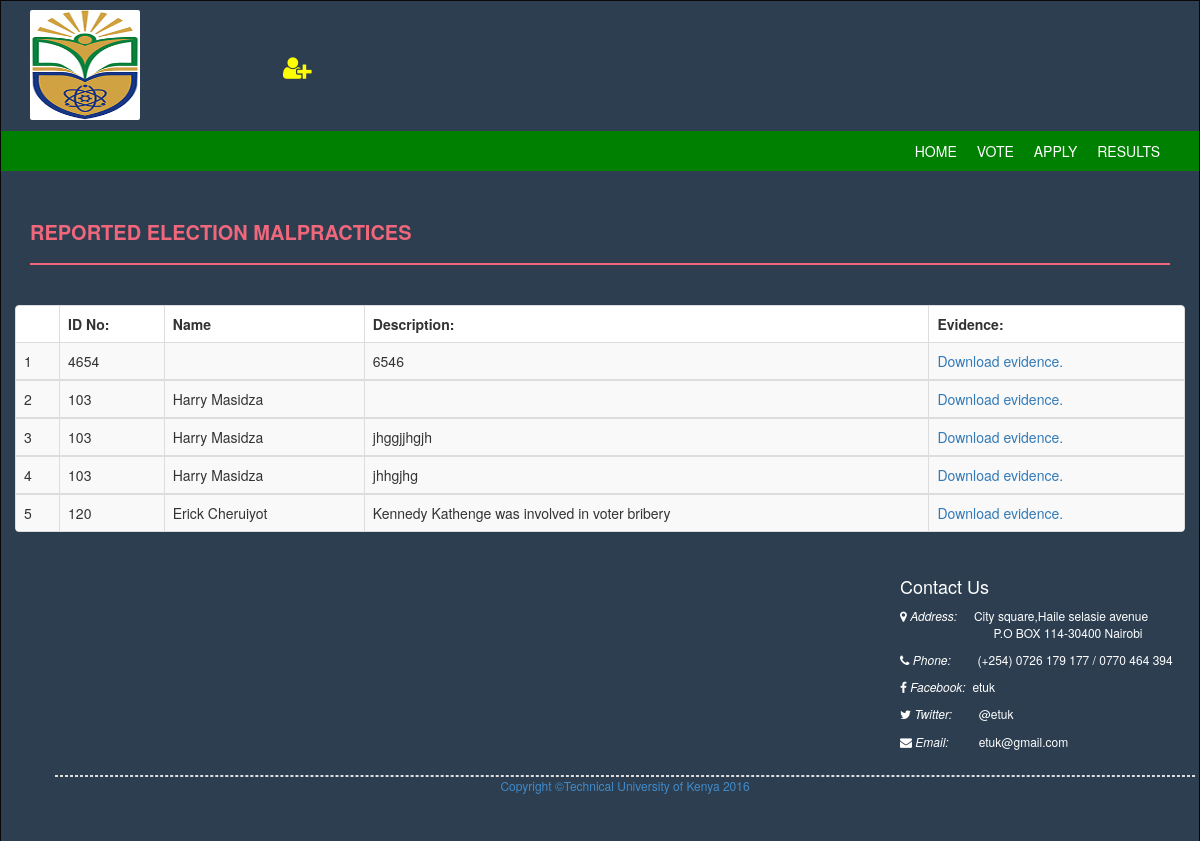
/malpractices.php (signed in), run on an earlier commit of the app's database.
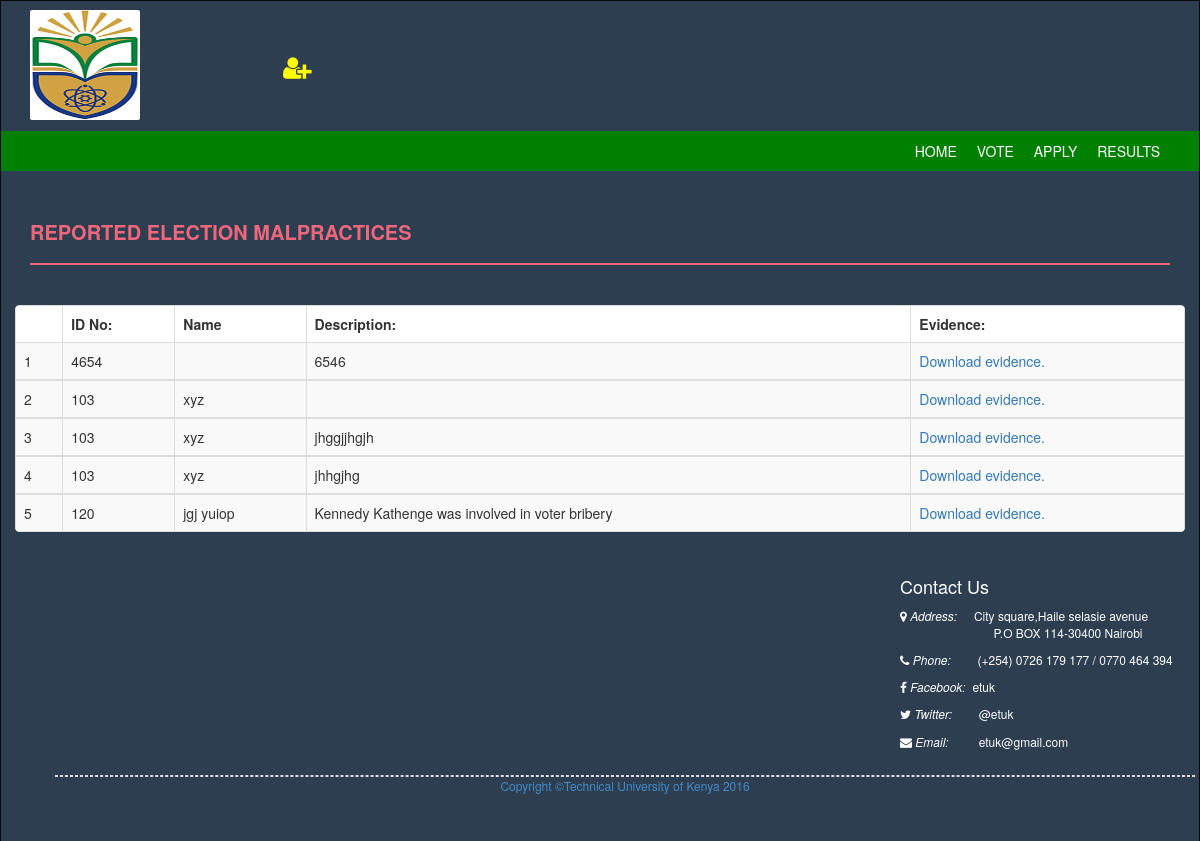
And on a later commit of the database.
### tables this page shows
CREATE TABLE IF NOT EXISTS `malpractice` (
  `malpractice_id` int(5) NOT NULL AUTO_INCREMENT,
  `id` varchar(10) NOT NULL,
  `description` varchar(200) NOT NULL,
  `evidence` varchar(100) NOT NULL,
  PRIMARY KEY (`malpractice_id`)
);

CREATE TABLE IF NOT EXISTS `students` (
  `id` int(11) NOT NULL,
  `name` varchar(70) NOT NULL,
  `username` varchar(50) NOT NULL,
  `fees_balance` int(10) NOT NULL,
  `discipline_cases` int(5) NOT NULL,
  `mobile_number` varchar(15) NOT NULL,
  `password` varchar(140) NOT NULL,
  `registration_year` int(4) NOT NULL,
  `course_duration` int(1) NOT NULL,
  `is_user` int(1) NOT NULL,
  `active` int(11) NOT NULL DEFAULT '0',
  `voted` int(11) NOT NULL DEFAULT '0',
  `role` int(11) NOT NULL DEFAULT '0',
  `sch` varchar(50) NOT NULL,
  PRIMARY KEY (`id`)
);

### malpractices.php (the view, shortened to what this page needs)
<?php
 include"assets/include/header.php";
 ?>
<section class="menu-section" xmlns="http://www.w3.org/1999/html">
        <div class="container">
            <div class="row">
                <div class="col-md-12">
                    <div class="navbar-collapse collapse ">
                    <?php
					 if($role == 0){
						 echo'
                        <ul id="menu-top" class="nav navbar-nav navbar-right">
                            <li><a class="menu-top-active" href="index.php">Home</a></li>
                            <li><a href="election_set.php">election</a></li>
                            <li><a href="member.php">Members</a></li>
                            <li><a href="results.php">Results</a></li>
                            <li><a href="reports.php">REPORTS</a></li>
                        </ul>';
					 }else if($role == 1){
						 echo'
						 <ul id="menu-top" class="nav navbar-nav navbar-right">
                            <li><a class="menu-top-active" href="index.php">Home</a></li>
                            <li><a href="vote.php">Vote</a></li>
                            <li><a href="apply.php">Apply</a></li>
                            <li><a href="results.php">Results</a></li>
                        </ul>';
					}
					?>
                    </div>
                </div>
            </div>
        </div>
    </section>
    <div class="content-wrapper">
        <div class="container">
            <div class="row">
                <div class="col-md-12">
                    <h4 class="page-head-line">REPORTED ELECTION MALPRACTICES</h4>
                </div>
            </div>
            <div class="row ">
                <div class="panel panel-default">
                            <div class="table-responsive">
               <?php
               $number = 1;
               $mess = mysql_query("SELECT * FROM malpractice") or die (mysql_error());
               echo'
                                <table class="table table-striped table-bordered table-hover" id="dataTables-example">
                                    <thead>
                                        <tr>
                                        <th></th>
                                            <th>ID No:</th>
                                            <th>Name</th>
                                            <th>Description:</th>
                                            <th>Evidence:</th>
                                        </tr>
                                    </thead>
                                    ';
               while($row = mysql_fetch_array($mess)){
                $zess = mysql_query("SELECT * FROM students where id='".$row['id']."'") or die (mysql_error());
		$ro= mysql_fetch_array($zess);
                $id = $row['id'];
                $name = $ro['name'];
                $desc = $row['description'];
                echo "<tbody>";
                echo "<tr>";
                echo "<td>" . $number . "</td>";
                echo "<td>" . $id . "</td>";
                echo "<td>" . $name . "</td>";
                echo "<td>" . $desc . "</td>";
                echo "<td><a href='http://localhost/e-voting/$row[evidence]' download='filename'>Download evidence.</a></td>";
                 echo "</tr>";
                 $number++;
               }
               echo "</tbody></table>";
               ?>
        </div>
    </div>
        </div>
	<?php include"assets/include/adminfooter.php";?>
    <link href="assets/css/font-awesome.min.css" rel="stylesheet" />
    <link href="assets/css/animate.css" rel="stylesheet" />
    <link href="assets/css/prettyPhoto.css" rel="stylesheet" />
</body>
</html>

What changed in the data, as far as the page shows it:
changed through a linked row, malpractice (number 2 of 5 on the later page): students.name "Harry Masidza" → "xyz"
changed through a linked row, malpractice "jhggjjhgjh": students.name "Harry Masidza" → "xyz"
changed through a linked row, malpractice "jhhgjhg": students.name "Harry Masidza" → "xyz"
changed through a linked row, malpractice "Kennedy Kathenge was involved in voter bribery": students.name "Erick Cheruiyot" → "jgj yuiop"
